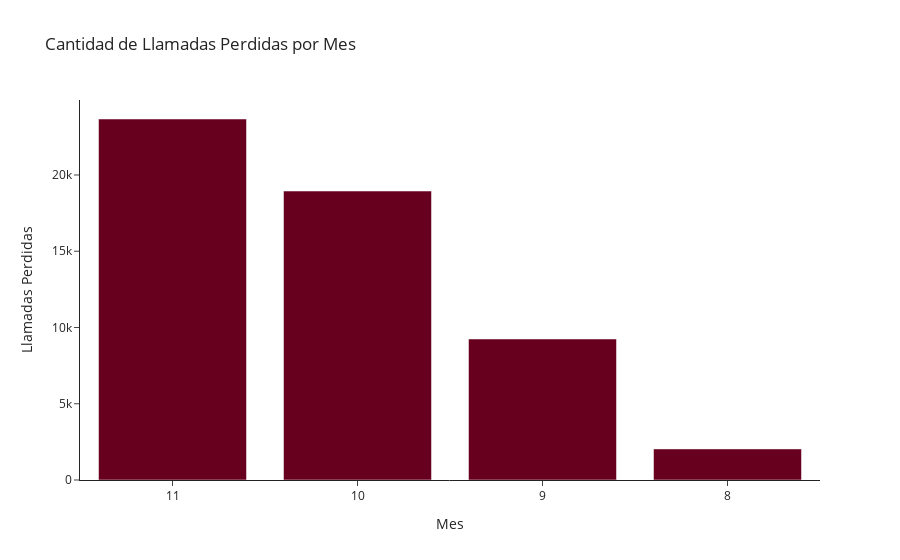

The code cell stored with this chart in its notebook:
### Code cell
#Agrupar por mes y contar llamadas perdidas
missed_calls_per_month = df_merged.groupby('month_call').agg({'is_missed_call':'count'})
missed_calls_per_month= missed_calls_per_month.sort_values(by='is_missed_call', ascending=False)

print(missed_calls_per_month)

labels = missed_calls_per_month.index.to_list()
labels = [str(x) for x in labels]

fig = px.bar(missed_calls_per_month, x=labels, y='is_missed_call',
            labels={ 'x':'Mes', 'is_missed_call':'Llamadas Perdidas'},
            title='Cantidad de Llamadas Perdidas por Mes',
            color_discrete_sequence=px.colors.sequential.RdBu,
            template='simple_white')

plt.tight_layout()
fig.show()

### Figure 1 — Plotly figure (JSON) as saved in the notebook; plotly's stock layout.template omitted (floating-point values rounded to 4 significant figures)
{"data": [{"alignmentgroup": "True", "hovertemplate": "Mes=%{x}<br>Llamadas Perdidas=%{y}<extra></extra>", "legendgroup": "", "marker": {"color": "rgb(103,0,31)", "pattern": {"shape": ""}}, "name": "", "offsetgroup": "", "orientation": "v", "showlegend": false, "textposition": "auto", "type": "bar", "x": ["11", "10", "9", "8"], "xaxis": "x", "y": [23671, 18947, 9247, 2037], "yaxis": "y"}], "layout": {"barmode": "relative", "legend": {"tracegroupgap": 0}, "title": {"text": "Cantidad de Llamadas Perdidas por Mes"}, "xaxis": {"anchor": "y", "domain": [0, 1], "title": {"text": "Mes"}}, "yaxis": {"anchor": "x", "domain": [0, 1], "title": {"text": "Llamadas Perdidas"}}}}
